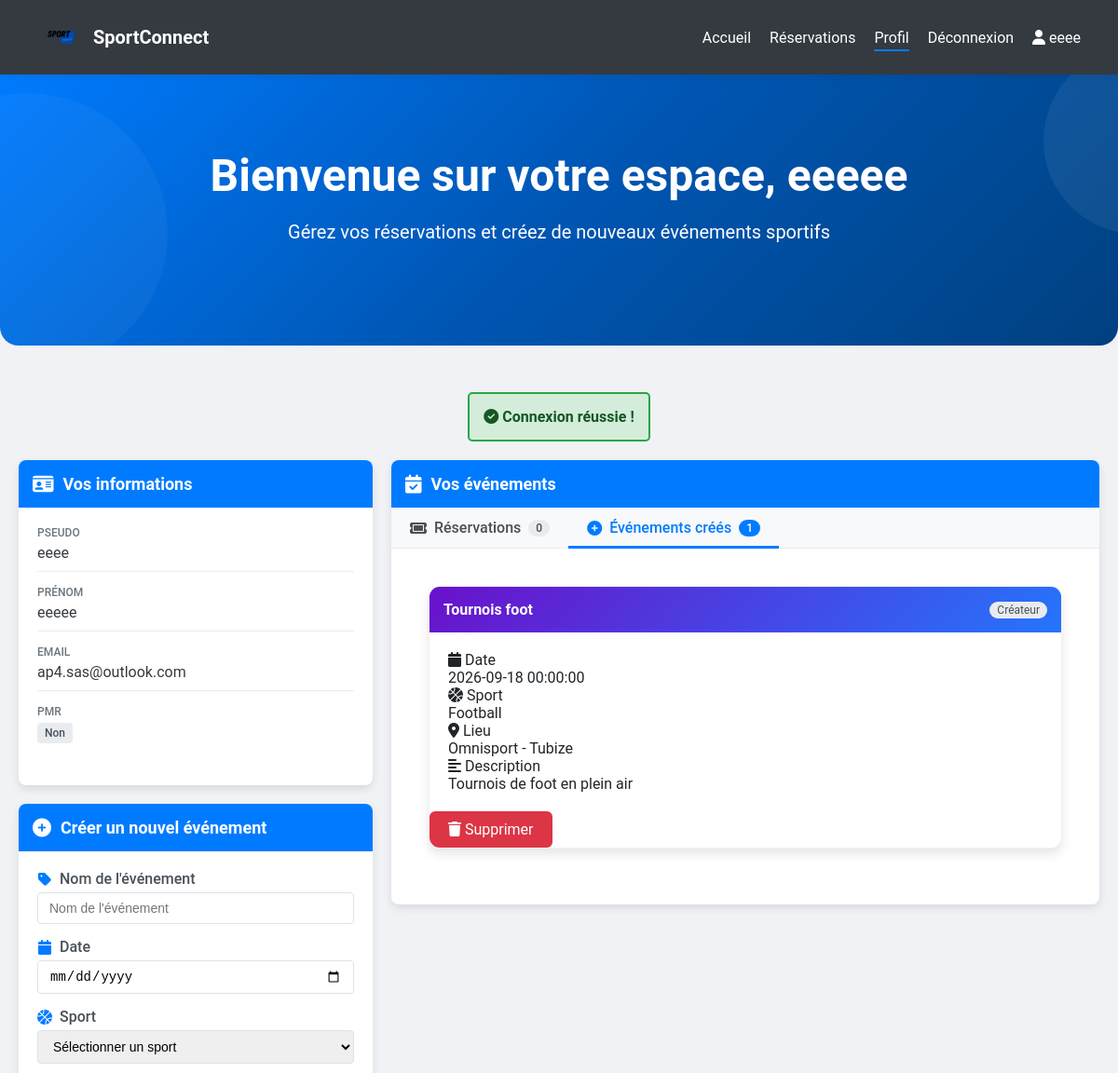
Before: /?page=profil (signed in, upper part) with the older database file.
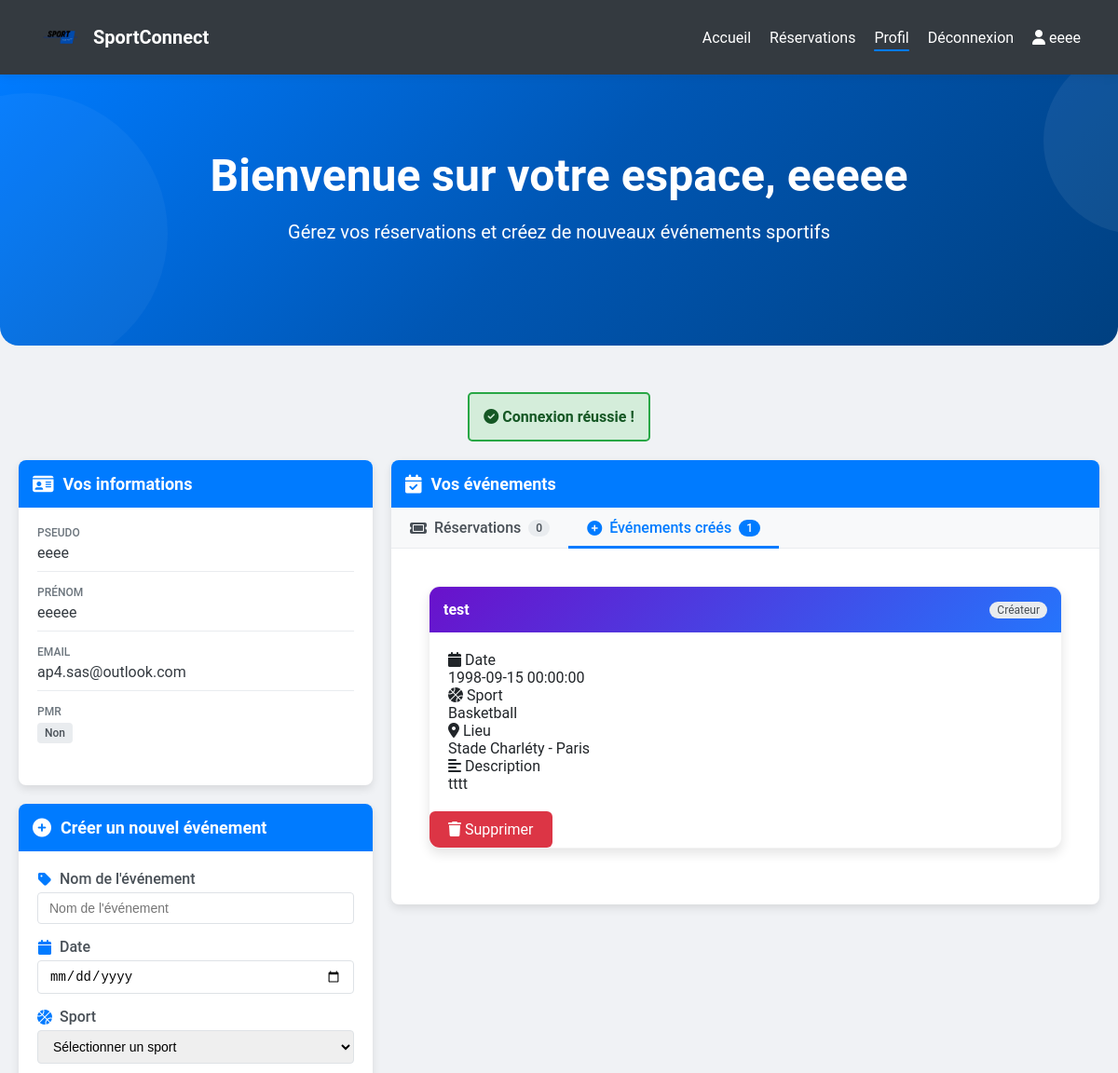
After: the same page with the newer database file.
### tables this page shows
CREATE TABLE `evenements` (
  `id_evenement` int NOT NULL,
  `nom_evenement` varchar(50) NOT NULL,
  `date_evenement` datetime NOT NULL,
  `id_sport` int NOT NULL,
  `id_localisation` int DEFAULT NULL,
  `description` text,
  `pmr_accessible` tinyint(1) NOT NULL DEFAULT '0',
  `MONTANT` decimal(10,2) NOT NULL,
  `id_utilisateur` int NOT NULL
);

CREATE TABLE `sports` (
  `id_sport` int NOT NULL,
  `nom_sport` varchar(50) NOT NULL,
  `id_categorie` int DEFAULT NULL,
  `pmr` tinyint(1) NOT NULL DEFAULT '0'
);

### src/Controleur/ProfilControleur.php (called while the page is built, shortened)
<?php
class ProfilControleur extends ControleurBase
{
    private $reservationModele;
    private $sportModele;
    private $evenementModele;
    public function __construct($pdo)
    {
        $this->reservationModele = new ReservationModele($pdo);
        $this->sportModele = new SportModele($pdo);
        $this->evenementModele = new EvenementModele($pdo);
    }
    public function index()
    {
        try {
            $reservations = $this->reservationModele->getEvenementsParUtilisateur($this->utilisateurConnecte['id_utilisateur']);
            $evenementsCrees = $this->evenementModele->recupererEvenementsParUtilisateur($this->utilisateurConnecte['id_utilisateur']);
            $sportsDisponibles = $this->sportModele->obtenirSports();
            $localisationsExistantes = $this->evenementModele->obtenirLocalisations();
            $vue = new ProfilVue(
                "Profil - SportConnect",
                $this->utilisateurConnecte,
                $reservations,
                $sportsDisponibles,
                $localisationsExistantes,
                $evenementsCrees
            );
            $vue->afficher();
        } catch (\Exception $e) {
            $this->ajouterMessageErreur("Erreur lors de la récupération des données : " . $e->getMessage());
            Reponses::rediriger('accueil');
        }
    }
}

### src/Core/Routeur.php (called while the page is built, shortened)
<?php
class Routeur
{
    private $pdo;
    public function __construct($pdo)
    {
        $this->pdo = $pdo;
    }
    public function executer()
    {
        try {
            $nomMethode = 'index';
            $controleur = new $classeControleur($this->pdo);
            $controleur->$nomMethode();
        } catch (\Exception $e) {
            $this->afficherPageErreur($e->getMessage());
        }
    }
}

### index.php (called while the page is built, shortened)
<?php
try {
    require_once __DIR__ . '/config/db.php';
    $routeur = new Routeur($pdo);
    $routeur->executer();
} catch (Exception $e) {
    error_log("Erreur application: " . $e->getMessage());
    displayErrorPage();
}

### src/Controleur/NavbarControleur.php (called while the page is built, shortened)
<?php
class NavbarControleur extends ControleurBase
{
    public function obtenirLiens($pageActive, $estConnecte = null)
    {
        $liens = [
            'Accueil' => ['url' => '?page=accueil', 'actif' => $pageActive === 'accueil'],
            'Réservations' => ['url' => '?page=reservation', 'actif' => $pageActive === 'reservation']
        ];
        if ($estConnecte) {
            $liens['Profil'] = ['url' => '?page=profil', 'actif' => $pageActive === 'profil'];
            $liens['Déconnexion'] = ['url' => '?page=deconnexion', 'actif' => $pageActive === 'deconnexion'];
        } else {
            $liens['Inscriptions'] = ['url' => '?page=inscriptions', 'actif' => $pageActive === 'inscriptions'];
            $liens['Connexion'] = ['url' => '?page=connexion', 'actif' => $pageActive === 'connexion'];
        }
        return $liens;
    }
}

### src/Core/FabriqueBase.php (called while the page is built, shortened)
<?php
class FabriqueBase
{
    protected $pdo;
    public function __construct($pdo, $table, $clePrimaire = 'id')
    {
        $this->pdo = $pdo;
        $this->table = $table;
    }
    public function requetePersonnalisee($sql, $params = [], $fetchAll = true)
    {
        $stmt = $this->pdo->prepare($sql);
        $stmt->execute($params);
        if ($fetchAll) {
            return $stmt->fetchAll(\PDO::FETCH_ASSOC);
        } else {
            return $stmt->fetch(\PDO::FETCH_ASSOC);
        }
    }
}

### src/Fabrique/EvenementModele.php (called while the page is built, shortened)
<?php
class EvenementModele extends FabriqueBase
{
    public function recupererEvenementsParUtilisateur($idUtilisateur)
    {
        $sql = "SELECT e.*, s.nom_sport AS sport, CONCAT(le.nom_localisation_evenement, ' - ', le.ville) AS localisation
                FROM {$this->table} e
                JOIN sports s ON e.id_sport = s.id_sport
                JOIN localisations_evenements le ON e.id_localisation = le.id_localisation
                WHERE e.id_utilisateur = :id_utilisateur";
        return $this->requetePersonnalisee($sql, [':id_utilisateur' => $idUtilisateur]);
    }
}

### src/Core/ControleurBase.php (called while the page is built, shortened)
<?php
abstract class ControleurBase
{
    public function __construct($pdo = null)
    {
        $this->utilisateurConnecte = isset($_SESSION['utilisateur']) ? $_SESSION['utilisateur'] : null;
    }
}

### src/Vues/ProfilVue.php (the view, shortened to what the changed rows need)
<?php
class ProfilVue extends VueBase
{
    private $reservations;
    private $evenementsCrees;
    public function __construct(
        string $titre,
        array $utilisateur,
        array $reservations = [],
        array $sports = [],
        array $localisations = [],
        array $evenementsCrees = [],
        array $erreurs = []
    ) {
        $this->utilisateur = $utilisateur;
        $this->reservations = $reservations;
        $this->evenementsCrees = $evenementsCrees;
    }
    protected function afficherHero($sousTitre = null)
    {
?>
        <header class="hero">
            <div class="hero-content">
                <h1>Bienvenue sur votre espace, <?php echo $this->e($this->utilisateur['prenom']); ?></h1>
            </div>
        </header>
    <?php
    }
    protected function afficherContenu()
    {
    ?>
        <main class="container main-profil">
            <div class="profil-grid">
                <div class="right-column">
                    <section class="events-section">
                        <?php
                        $aDesReservations = !empty($this->reservations);
                        $aDesCreations    = !empty($this->evenementsCrees);
                        ?>
                        <div class="event-content">
                            <div id="tab-creations" class="tab-pane <?php echo !$aDesReservations && $aDesCreations ? 'active' : ''; ?>">
                                <?php if ($aDesCreations): ?>
                                    <div class="event-cards">
                                        <?php foreach ($this->evenementsCrees as $evenement): ?>
                                            <div class="event-card">
                                                <div class="event-card-header">
                                                    <strong><?php echo $this->e($evenement['nom_evenement']); ?></strong>
                                                    <span class="event-badge">Créateur</span>
                                                </div>
                                                <div class="event-card-content">
                                                    <div class="event-detail">
                                                        <div class="label"><i class="fa-solid fa-calendar"></i> Date</div>
                                                        <div><?php echo $this->e($evenement['date_evenement']); ?></div>
                                                    </div>
                                                    <div class="event-detail">
                                                        <div class="label"><i class="fa-solid fa-basketball"></i> Sport</div>
                                                        <div><?php echo $this->e($evenement['sport'] ?? 'Non spécifié'); ?></div>
                                                    </div>
                                                    <div class="event-detail">
                                                        <div class="label"><i class="fa-solid fa-location-dot"></i> Lieu</div>
                                                        <div><?php echo $this->e($evenement['localisation']); ?></div>
                                                    </div>
                                                    <?php if (!empty($evenement['description'])): ?>
                                                        <div class="event-detail full-width">
                                                            <div class="label"><i class="fa-solid fa-align-left"></i> Description</div>
                                                            <div><?php echo $this->e($evenement['description']); ?></div>
                                                        </div>
                                                    <?php endif; ?>
                                                </div>
                                                <a href="?page=evenement&action=supprimer_evenement_creer_utilisateur&id_evenement=<?php echo $this->e($evenement['id_evenement']); ?>"
   class="btn-supprimer"
   onclick="return confirm('Êtes-vous sûr de vouloir supprimer cet événement ?');">
   <i class="fa-solid fa-trash"></i> Supprimer
</a>
                                                </div>
                                            </div>
                                        <?php endforeach; ?>
                                    </div>
                                <?php endif; ?>
                            </div>
                        </div>
                </div>
        </main>
    <?php
    }
    public function afficher($styles = [], $scripts = [], $scriptsFooter = [])
    {
        $scriptsFooter[] = 'JS/script.js';
        parent::afficher($styles, $scripts, $scriptsFooter);
    ?>
<?php
    }
}

### src/Core/VueBase.php (shortened to what the changed rows need)
<?php
abstract class VueBase
{
    protected $utilisateur;
    public function __construct($titre, $donnees = [], $erreurs = [])
    {
        $this->utilisateur = $_SESSION['utilisateur'] ?? null;
    }
    protected function afficherEntete($styles = [], $scripts = [])
    {
        ?>
        <!DOCTYPE html>
        <html lang="fr">
        <head>
            <link rel="stylesheet" href="CSS/style.css">
            <link rel="stylesheet" href="https://cdnjs.cloudflare.com/ajax/libs/font-awesome/6.4.0/css/all.min.css">
        </head>
        <body<?php echo isset($_SESSION['utilisateur']['pmr']) && $_SESSION['utilisateur']['pmr'] ? ' data-pmr="oui"' : ' data-pmr="non"'; ?>>
        <?php
        $this->afficherNavbar();
        $this->afficherHero();
    }
    protected function afficherNavbar()
    {
        $pageActive = $_GET['page'] ?? 'accueil';
        $navbarControleur = new NavbarControleur();
        $liensNavbar = $navbarControleur->obtenirLiens($pageActive, $this->utilisateur !== null);
        ?>
        <nav class="navbar">
            <div class="container">
                <ul class="nav-links">
                    <?php foreach ($liensNavbar as $nom => $lien): ?>
                        <li>
                            <a href="<?php echo htmlspecialchars($lien['url']); ?>"
                               class="<?php echo $lien['actif'] ? 'active' : ''; ?>">
                                <?php echo htmlspecialchars($nom); ?>
                            </a>
                        </li>
                    <?php endforeach; ?>
                </ul>
            </div>
        </nav>
        <?php
    }
        ?>
        <?php
    protected function afficherPiedDePage($scripts = [])
    {
        ?>
        </body>
        </html>
        <?php
    }
    public function afficher($styles = [], $scripts = [], $scriptsFooter = [])
    {
        $this->afficherEntete($styles, $scripts);
        $this->afficherContenu();
        $this->afficherPiedDePage($scriptsFooter);
    }
    protected function e($chaine)
    {
        return htmlspecialchars($chaine, ENT_QUOTES, 'UTF-8');
    }
}

Changed rows visible on the page:
removed evenements: nom_evenement "Tournois foot", date_evenement "2026-09-18 00:00:00", id_sport.nom_sport "Football", e "Omnisport - Tubize", description "Tournois de foot en plein air"
added evenements: nom_evenement "test", date_evenement "1998-09-15 00:00:00", id_sport.nom_sport "Basketball", e "Stade Charléty - Paris", description "tttt"
